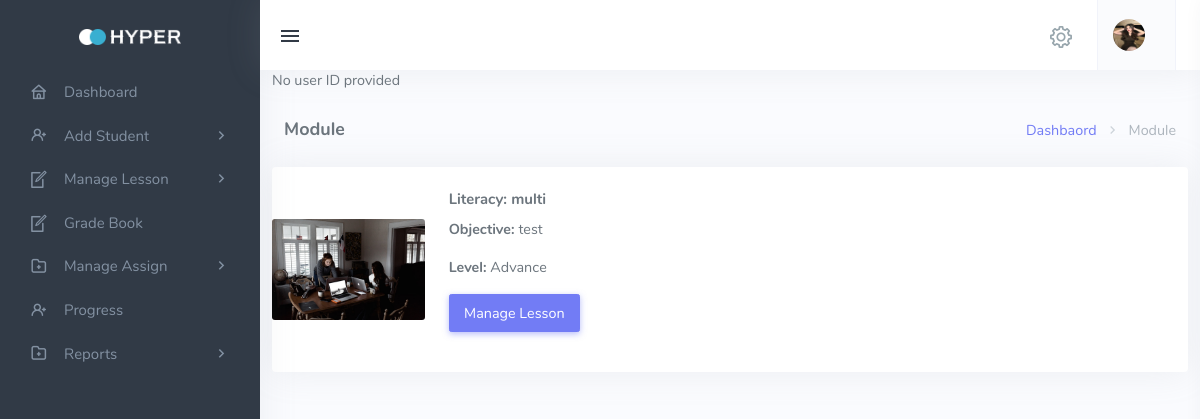
The page /Teacher_Literacy_Module.php on the database as committed earlier.
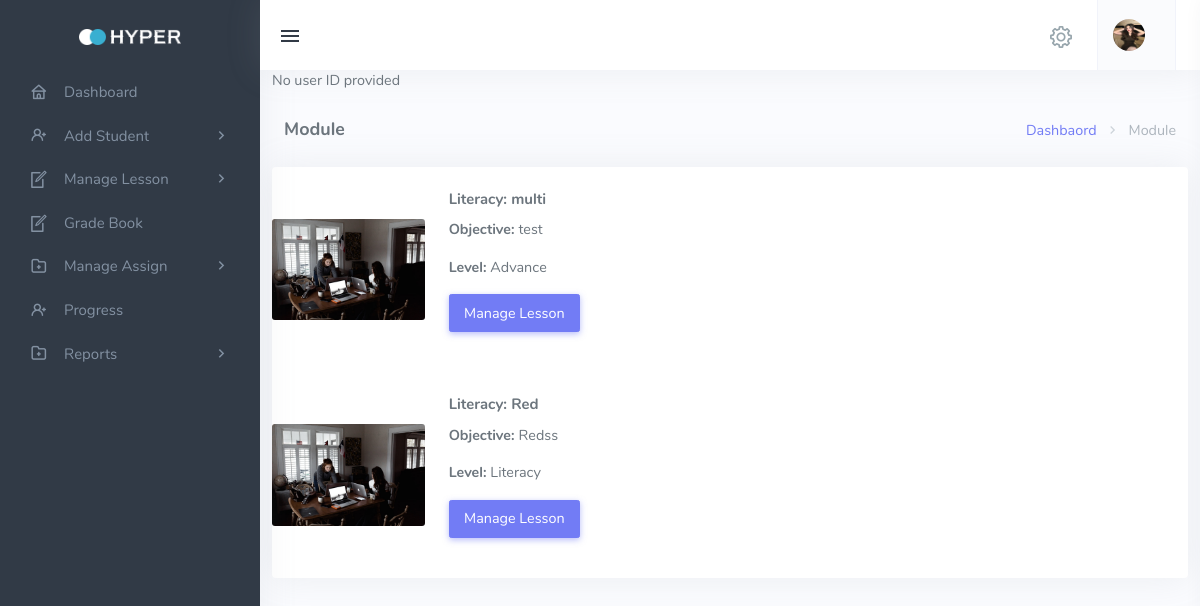
The same page on the database as committed later.
### tables this page shows
CREATE TABLE `tbl_lesson` (
  `lesson_id` int(11) NOT NULL,
  `name` varchar(244) NOT NULL,
  `objective` text NOT NULL,
  `level` varchar(244) NOT NULL,
  `type` varchar(244) NOT NULL,
  `added_by` int(11) NOT NULL
);

### Teacher_Literacy_Module.php (the view, shortened to what the changed rows need)
<!DOCTYPE html>
<html lang="en" class="menuitem-active">
<head>
    <link href="assets/css/icons.min.css" rel="stylesheet" type="text/css">
    <link href="assets/css/app.min.css" rel="stylesheet" type="text/css" id="light-style">
    <link href="assets/css/app-dark.min.css" rel="stylesheet" type="text/css" id="dark-style" disabled="disabled">
</head>
<body <?php include('dataconfig.php') ?>>
    <div class="wrapper">
        <div class="content-page">
            <div class="col-">
                <div class="card">
                    <?php
                    include 'dbcon.php';
                    $sql = "SELECT DISTINCT lesson_id, name, objective, level, type, added_by, lesson_files, status, lesson, firstname, middlename, lastname, title
                    FROM (
                        SELECT tbl_lesson.lesson_id, tbl_lesson.name, tbl_lesson.objective, tbl_lesson.level, tbl_lesson.type, tbl_lesson.added_by, tbl_lesson_files.lesson AS lesson_files,
                        tbl_lesson_files.status, tbl_lesson_files.lesson, tbl_userinfo.firstname, tbl_userinfo.middlename, tbl_userinfo.lastname, tbl_quiz_options.title
                        FROM tbl_lesson
                        LEFT JOIN tbl_lesson_files ON tbl_lesson.lesson_id = tbl_lesson_files.lesson_files_id AND tbl_lesson_files.status = 1
                        LEFT JOIN tbl_userinfo ON tbl_lesson.added_by = tbl_userinfo.user_id
                        LEFT JOIN tbl_quiz_options ON tbl_lesson.lesson_id = tbl_quiz_options.quiz_options_id
                    ) AS MergedData
                    WHERE type = 'Literacy'";
                    $result = mysqli_query($conn, $sql);
                    if (mysqli_num_rows($result) > 0) {
                        while ($row = mysqli_fetch_assoc($result)) {
                            ?>
                            <div class="row g-0 align-items-center">
                                <div class="col-md-2">
                                    <img src="assets/images/small/small-4.jpg" class="card-img" alt="...">
                                </div>
                                <div class="col-md-8">
                                    <div class="card-body">
                                        <h5 class="card-title"><?php echo $row['type'] . ': ' . $row['name']; ?></h5>
                                        <p><b>Objective: </b><?php echo $row['objective']; ?></p>
                                        <p><b>Level: </b><?php echo $row['level']; ?></p>
                                        <div class="tab-content">
                                            <?php
                                            $collapseID = "collapseExample" . $row['lesson_id'];
                                            ?>
                                            <div class="tab-pane show active" id="collapse-preview<?php echo $row['lesson_id']; ?>">
                                                <p>
                                                    <a class="btn btn-primary collapsed" data-bs-toggle="collapse"
                                                    href="#<?php echo $collapseID; ?>" aria-expanded="false"
                                                    aria-controls="<?php echo $collapseID; ?>">
                                                        Manage Lesson
                                                    </a>
                                                </p>
                                            </div>
                                        </div>
                                    </div>
                                </div>
                            </div>
                            <?php
                        }
                    }
                    ?>
                </div>
            </div>
</body>
</html>

Rows that differ between the two databases and show on the page:
added tbl_lesson: type "Literacy", name "Red", objective "Redss", level "Literacy"
